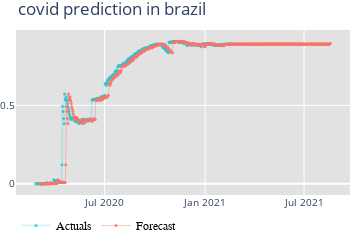

The cell this chart's notebook holds for it:
### Code cell
path_tutorial_plot = 'plot'
# Save plot as a file
forecast_plot.plot_forecast(df_forecast, output='html',
path=path_tutorial_plot, width=350, height=240, title='Forecast')
# Show plot in a jupyter notebook
forecast_plot.plot_forecast(df_forecast, output='jupyter', width=350,
height=240, title='covid prediction in brazil')

### Figure 1 — Plotly figure (JSON) as saved in the notebook; plotly's stock layout.template omitted (floating-point values rounded to 4 significant figures; data arrays with more than 128 entries replaced by an {"elided": "..."} marker saying what was removed)
{"data": [{"hovertemplate": "%{x|%Y-%m-%d} : %{y:.4g}", "legendgroup": "actuals", "line": {"color": "rgba(0,191,196,0.2)"}, "marker": {"color": "rgba(0,191,196,0.9)", "size": 3}, "mode": "lines+markers", "name": "Actuals", "opacity": 0.8, "showlegend": true, "type": "scatter", "x": {"elided": "358 str values"}, "xaxis": "x", "y": {"elided": "358 float values"}, "yaxis": "y"}, {"hovertemplate": "%{x|%Y-%m-%d} : %{y:.4g}", "legendgroup": "forecast", "line": {"color": "rgba(248,118,109,0.4)", "width": 1}, "marker": {"color": "rgba(248,118,109,0.9)", "size": 3}, "mode": "lines+markers", "name": "Forecast", "showlegend": true, "type": "scatter", "x": {"elided": "533 str values"}, "xaxis": "x", "y": {"elided": "533 float values"}, "yaxis": "y"}], "layout": {"autosize": false, "height": 240, "legend": {"bordercolor": "#FFFFFF", "borderwidth": 0, "font": {"color": "#000", "family": "sans-serif", "size": 12}, "orientation": "h", "traceorder": "normal"}, "margin": {"b": 0, "l": 0, "r": 0, "t": 30}, "paper_bgcolor": "#FFFFFF", "plot_bgcolor": "#E2E2E2", "showlegend": true, "title": {"text": "covid prediction in brazil"}, "width": 350, "xaxis": {"anchor": "y", "automargin": true, "domain": [0, 1], "tickfont": {"size": 10}}, "yaxis": {"anchor": "x", "automargin": true, "domain": [0, 1], "tickfont": {"size": 10}}}}
